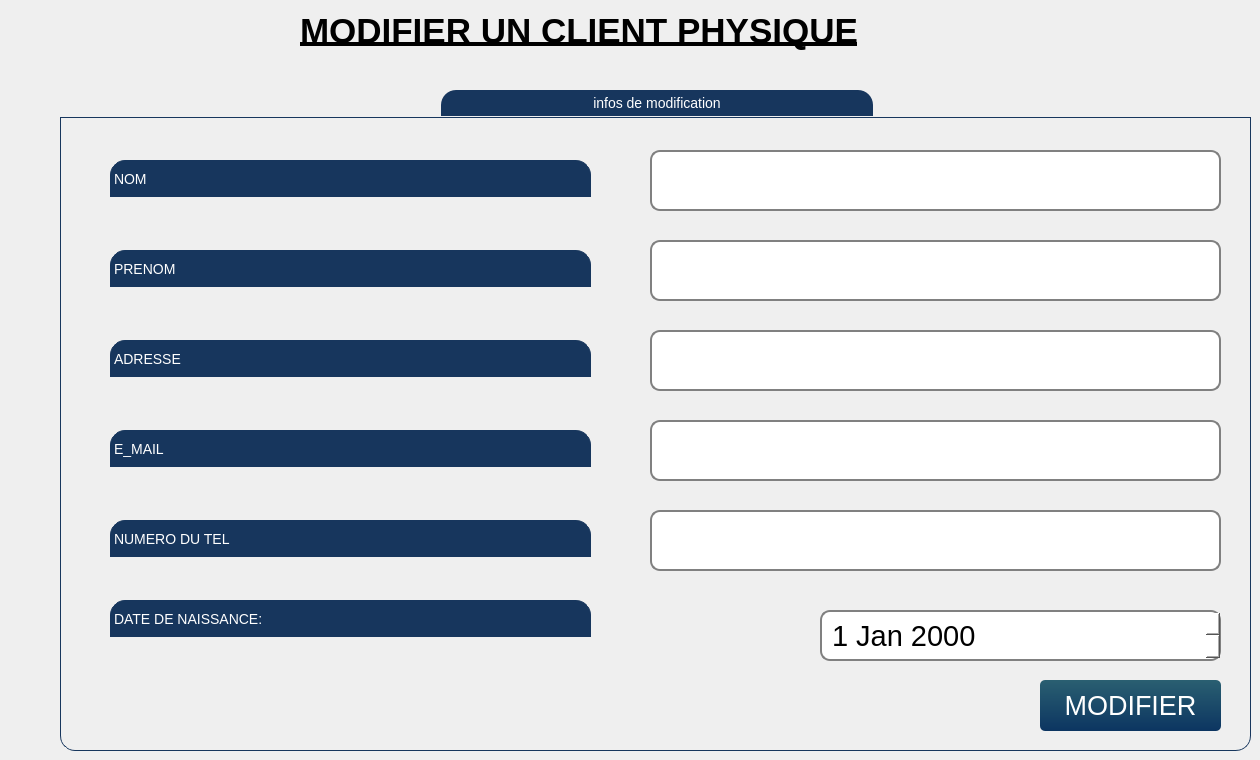
       <widget class="QWidget" name="modifier_2">
        <widget class="QLabel" name="label_21">
         <property name="geometry">
          <rect>
           <x>300</x>
           <y>-10</y>
           <width>691</width>
           <height>81</height>
          </rect>
         </property>
         <property name="font">
          <font>
           <family>Helvetica</family>
           <pointsize>26</pointsize>
           <weight>75</weight>
           <bold>true</bold>
           <underline>true</underline>
          </font>
         </property>
         <property name="text">
          <string>MODIFIER UN CLIENT PHYSIQUE</string>
         </property>
        </widget>
        <widget class="QGroupBox" name="groupBox_4">
         <property name="geometry">
          <rect>
           <x>60</x>
           <y>90</y>
           <width>1191</width>
           <height>661</height>
          </rect>
         </property>
         <property name="styleSheet">
          <string notr="true">QLabel {
        qproperty-alignment: AlignCenter;
	border: 1px solid #FF17365D;
	border-top-left-radius: 15px;
	border-top-right-radius: 15px;
	background-color: #FF17365D;
	padding: 5px 0px;
	color: rgb(255, 255, 255);
	max-height: 25px;
        font-size: 14px;
}
QGroupBox {
    border: 1px solid gray;
    border-color: #FF17365D;
    margin-top: 27px;
    font-size: 14px;
    border-bottom-left-radius: 15px;
    border-bottom-right-radius: 15px;
}

QGroupBox::title {
    subcontrol-origin: margin;
    subcontrol-position: top center;
    border-top-left-radius: 15px;
    border-top-right-radius: 15px;
    padding: 5px 150px;
    background-color: #FF17365D;
    color: rgb(255, 255, 255);
}
QLineEdit {
background-color: rgb(255, 255, 255);
    border: 2px solid gray;
    border-radius: 10px;
    padding: 0 8px;
    selection-background-color: darkgray;
	font: bold 14px;
}
</string>
         </property>
         <property name="title">
          <string>infos de modification</string>
         </property>
         <widget class="QPushButton" name="pushButton_19">
          <property name="geometry">
           <rect>
            <x>980</x>
            <y>590</y>
            <width>181</width>
            <height>51</height>
           </rect>
          </property>
          <property name="font">
           <font>
            <pointsize>20</pointsize>
           </font>
          </property>
          <property name="styleSheet">
           <string notr="true">QPushButton{
	background-color: qlineargradient(spread:pad, x1:1, y1:0, x2:1, y2:1, stop:0 rgba(42, 95, 113, 255),stop:1 rgba(12, 53, 97, 255));
	color: #fff;
	border: 0px;
	border-radius: 5px;
	padding: 5px;
}

QPushButton::hover
{
	background-color: qlineargradient(spread:pad, x1:1, y1:0, x2:1, y2:1, stop:0 rgba(167, 214, 50, 255),stop:1 rgba(98, 169, 67, 255));
	color: #fff;

}
QPushButton::pressed
{
	background-color: qlineargradient(spread:pad, x1:1, y1:0, x2:1, y2:1, stop:0 rgba(147, 194, 30, 255),stop:1 rgba(78, 149, 47, 255));
	color: #fff;
	border: 0px;
	border-radius: 5px;
	padding: 5px;

}</string>
          </property>
          <property name="text">
           <string>MODIFIER</string>
          </property>
         </widget>
         <widget class="QLabel" name="cin_24">
          <property name="geometry">
           <rect>
            <x>50</x>
            <y>160</y>
            <width>481</width>
            <height>37</height>
           </rect>
          </property>
          <property name="font">
           <font>
            <family>Yu Gothic UI</family>
            <pointsize>-1</pointsize>
            <weight>50</weight>
            <bold>false</bold>
           </font>
          </property>
          <property name="text">
           <string>PRENOM</string>
          </property>
         </widget>
         <widget class="QLineEdit" name="lineEdit_44">
          <property name="geometry">
           <rect>
            <x>590</x>
            <y>60</y>
            <width>571</width>
            <height>61</height>
           </rect>
          </property>
          <property name="font">
           <font>
            <pointsize>-1</pointsize>
            <weight>75</weight>
            <italic>false</italic>
            <bold>true</bold>
           </font>
          </property>
          <property name="styleSheet">
           <string notr="true">background-color: rgb(255, 255, 255);

    border: 2px solid gray;
    border-radius: 10px;
    padding: 0 8px;
    selection-background-color: darkgray;</string>
          </property>
         </widget>
         <widget class="QLabel" name="cin_28">
          <property name="geometry">
           <rect>
            <x>50</x>
            <y>70</y>
            <width>481</width>
            <height>37</height>
           </rect>
          </property>
          <property name="font">
           <font>
            <family>Yu Gothic UI</family>
            <pointsize>-1</pointsize>
            <weight>50</weight>
            <bold>false</bold>
           </font>
          </property>
          <property name="text">
           <string>NOM</string>
          </property>
         </widget>
         <widget class="QDateEdit" name="dateEdit_2">
          <property name="geometry">
           <rect>
            <x>760</x>
            <y>520</y>
            <width>401</width>
            <height>51</height>
           </rect>
          </property>
          <property name="font">
           <font>
            <pointsize>22</pointsize>
            <weight>50</weight>
            <bold>false</bold>
           </font>
          </property>
          <property name="styleSheet">
           <string notr="true">background-color: rgb(255, 255, 255);

    border: 2px solid gray;
    border-radius: 10px;
    padding: 0 8px;
    selection-background-color: darkgray;</string>
          </property>
         </widget>
         <widget class="QLabel" name="cin_29">
          <property name="geometry">
           <rect>
            <x>50</x>
            <y>340</y>
            <width>481</width>
            <height>37</height>
           </rect>
          </property>
          <property name="font">
           <font>
            <family>Yu Gothic UI</family>
            <pointsize>-1</pointsize>
            <weight>50</weight>
            <bold>false</bold>
           </font>
          </property>
          <property name="text">
           <string>E_MAIL</string>
          </property>
         </widget>
         <widget class="QLineEdit" name="lineEdit_43">
          <property name="geometry">
           <rect>
            <x>590</x>
            <y>420</y>
            <width>571</width>
            <height>61</height>
           </rect>
          </property>
          <property name="font">
           <font>
            <pointsize>-1</pointsize>
            <weight>75</weight>
            <italic>false</italic>
            <bold>true</bold>
           </font>
          </property>
          <property name="styleSheet">
           <string notr="true">background-color: rgb(255, 255, 255);

    border: 2px solid gray;
    border-radius: 10px;
    padding: 0 8px;
    selection-background-color: darkgray;</string>
          </property>
         </widget>
         <widget class="QLineEdit" name="lineEdit_40">
          <property name="geometry">
           <rect>
            <x>590</x>
            <y>150</y>
            <width>571</width>
            <height>61</height>
           </rect>
          </property>
          <property name="font">
           <font>
            <pointsize>-1</pointsize>
            <weight>75</weight>
            <italic>false</italic>
            <bold>true</bold>
           </font>
          </property>
          <property name="styleSheet">
           <string notr="true">background-color: rgb(255, 255, 255);

    border: 2px solid gray;
    border-radius: 10px;
    padding: 0 8px;
    selection-background-color: darkgray;</string>
          </property>
         </widget>
         <widget class="QLabel" name="cin_25">
          <property name="geometry">
           <rect>
            <x>50</x>
            <y>250</y>
            <width>481</width>
            <height>37</height>
           </rect>
          </property>
          <property name="font">
           <font>
            <family>Yu Gothic UI</family>
            <pointsize>-1</pointsize>
            <weight>50</weight>
            <bold>false</bold>
           </font>
          </property>
          <property name="text">
           <string>ADRESSE</string>
          </property>
         </widget>
         <widget class="QLabel" name="cin_32">
          <property name="geometry">
           <rect>
            <x>50</x>
            <y>510</y>
            <width>481</width>
            <height>37</height>
           </rect>
          </property>
          <property name="font">
           <font>
            <family>Yu Gothic UI</family>
            <pointsize>-1</pointsize>
            <weight>50</weight>
            <bold>false</bold>
           </font>
          </property>
          <property name="text">
           <string>DATE DE NAISSANCE:</string>
          </property>
         </widget>
         <widget class="QLineEdit" name="lineEdit_41">
          <property name="geometry">
           <rect>
            <x>590</x>
            <y>330</y>
            <width>571</width>
            <height>61</height>
           </rect>
          </property>
          <property name="font">
           <font>
            <pointsize>-1</pointsize>
            <weight>75</weight>
            <italic>false</italic>
            <bold>true</bold>
           </font>
          </property>
          <property name="styleSheet">
           <string notr="true">background-color: rgb(255, 255, 255);

    border: 2px solid gray;
    border-radius: 10px;
    padding: 0 8px;
    selection-background-color: darkgray;</string>
          </property>
         </widget>
         <widget class="QLineEdit" name="lineEdit_45">
          <property name="geometry">
           <rect>
            <x>590</x>
            <y>240</y>
            <width>571</width>
            <height>61</height>
           </rect>
          </property>
          <property name="font">
           <font>
            <pointsize>-1</pointsize>
            <weight>75</weight>
            <italic>false</italic>
            <bold>true</bold>
           </font>
          </property>
          <property name="styleSheet">
           <string notr="true">background-color: rgb(255, 255, 255);

    border: 2px solid gray;
    border-radius: 10px;
    padding: 0 8px;
    selection-background-color: darkgray;</string>
          </property>
         </widget>
         <widget class="QLabel" name="cin_26">
          <property name="geometry">
           <rect>
            <x>50</x>
            <y>430</y>
            <width>481</width>
            <height>37</height>
           </rect>
          </property>
          <property name="font">
           <font>
            <family>Yu Gothic UI</family>
            <pointsize>-1</pointsize>
            <weight>50</weight>
            <bold>false</bold>
           </font>
          </property>
          <property name="text">
           <string>NUMERO DU TEL</string>
          </property>
         </widget>
        </widget>
       </widget>
